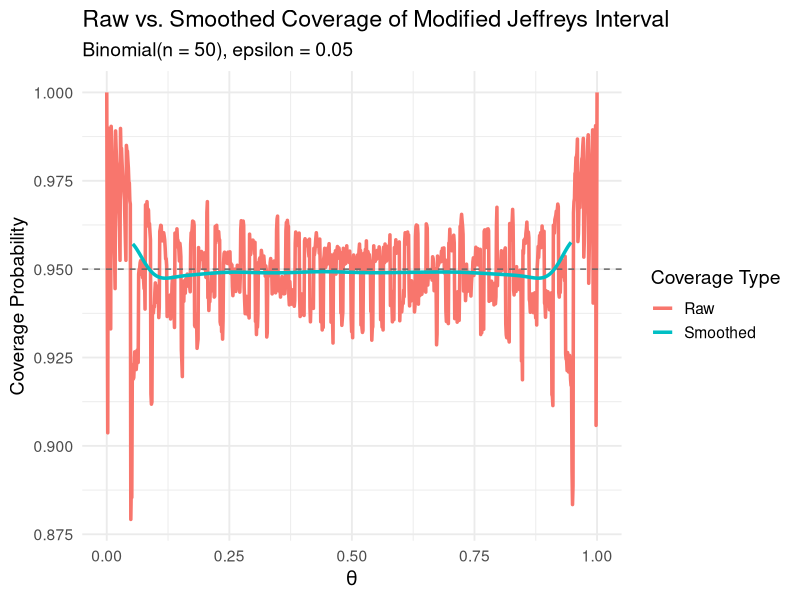
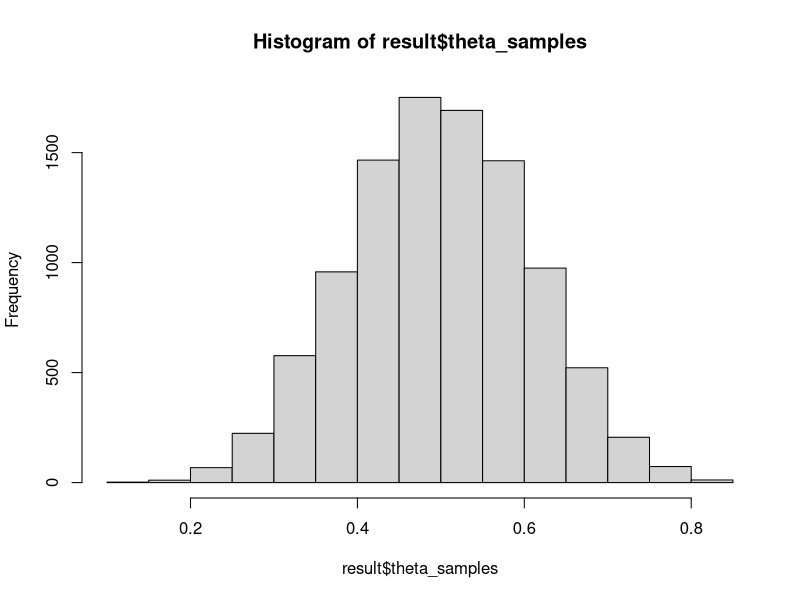
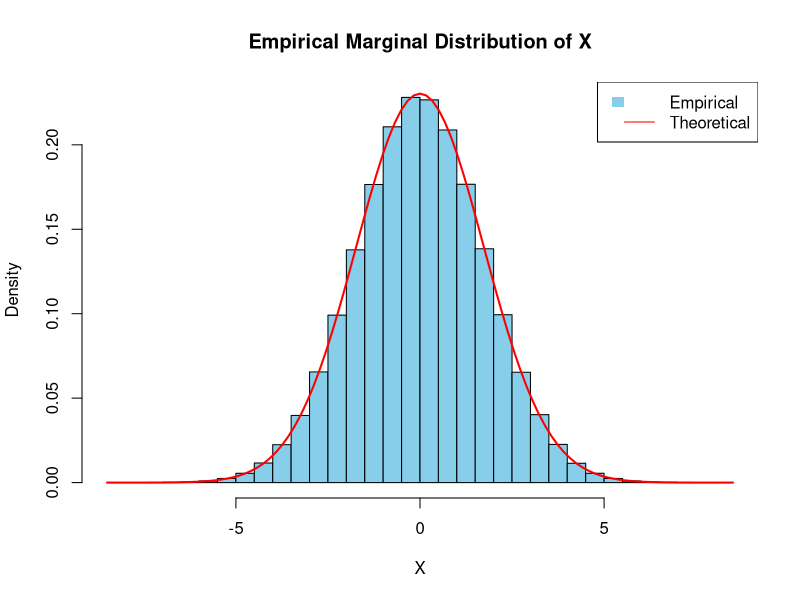
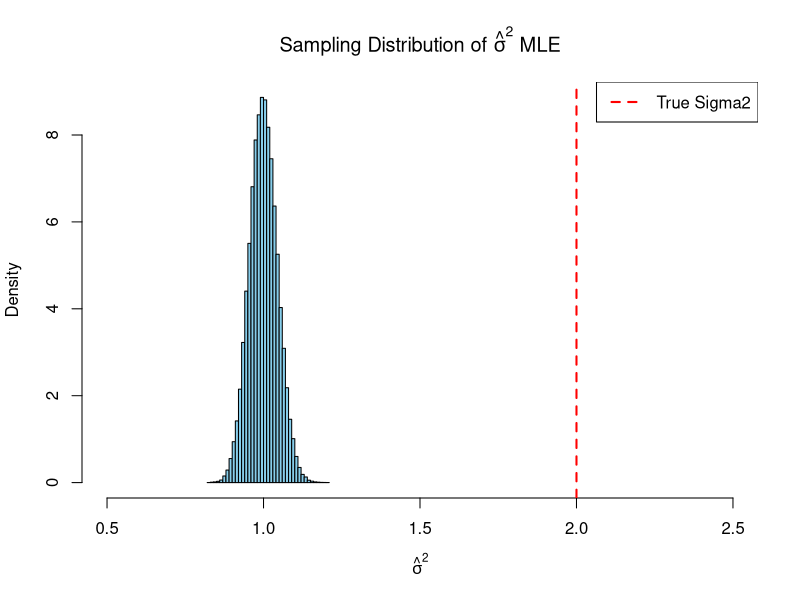

Recreate these plots in R, in order.
library(tidyverse)

#interplay of Bayesian and Frequentist Analysis
#Code

#Example 2.1
#Data X_1, X_2,...,X_n ~ Poisson(\Theta) iid
#Estimate \Theta=X_bar
#using weighterd squared error.  More weight to \Theta when \Theta is small

#Constants in problem
C <- 0.2       #maximum expected loss
theta_0 <- 4   #guess
theta_U <- 9    #upper bound

##Compute sample size frequentist manner
n_point <- ceiling(sqrt(theta_0)/C)
n_worst <- ceiling(sqrt(theta_U)/C)

#Bayesian estimate
alpha <- 3
beta <- 1

prior_density <- function(theta) dgamma(theta, shape = alpha, rate = beta)
expected_sqrt_theta <- integrate(function(theta) sqrt(theta) * prior_density(theta), lower = 0, upper = Inf)$value

n_bayes <- ceiling(expected_sqrt_theta / C)

#Comparison
sample_size_df <- data.frame(
  Method = c("Point estimate", "Worst-case", "Bayesian (Gamma prior)"),
  SampleSize = c(n_point, n_worst, n_bayes)
)
print(sample_size_df)

#Exact output may change depending on seed


##Next portion discusses, an optimal design for analyzing \Theta depends on
##what the true \Theta is.  Need to account for uncertainty over the data that
##you'll observe and the true value of \Theta
##Bayesian expected power gives a much more holistic picture of how well a test
##will perform

#Poisson distribution assumption
freq.vs.bayes.power.calc <- function(theta_null, theta_alt, alpha, n,
                                     prior_a, prior_b){
  #crtical value calculation
  lambda_null <- n * theta_null
  crit_val <- qpois(1 - alpha, lambda_null)
  
  #power at thet_alt
  lambda_alt <- n * theta_alt
  classical_power <- 1 - ppois(crit_val, lambda_alt)
  
  #bayesian expected power
  #computes power at a given theta * prior prob at that given theta
  power_function <- function(theta) {
    lambda <- n * theta
    prob <- 1 - ppois(crit_val, lambda)  #power
    prob * dgamma(theta, shape = prior_a, rate = prior_b)  #weight
  }
  
  #lets us compute the expected power, integrates region of alternative hypothesis
  bayes_expected_power <- integrate(power_function, lower = 2, upper = Inf)$value
  
  power_df <- data.frame(
    Method = c("Classical", "Bayesian Expected Power"),
    Power = c(classical_power, bayes_expected_power)
  )
  
  return(power_df)
}


computation <- freq.vs.bayes.power.calc(theta_null = 2, theta_alt = 3, alpha = 0.05,
                                        n=10, prior_a = 5, prior_b = 2)


#Example 2.2
#basically recreating the coverage computations and plots from Brown, Cai, and DasGupta in 2001
#parameters
n <- 50
theta_grid <- seq(0.0, 1.0, length.out = 1000)
n_sim <- 10000

#need a function to compute CJ*
cj_star <- function(x, n, conf_level = 0.95) {
  alpha <- 1 - conf_level
  lower <- if (x == n) qbeta((alpha/2), (x+0.5), (n-x+0.5)) else qbeta((alpha/2), (x+0.5), (n-x+0.5))
  upper <- if (x == 0) qbeta((1-alpha/2), (x+0.5), (n-x+0.5)) else qbeta((1-alpha/2), (x+0.5), (n-x+0.5))
  
  #override lower and upper bounds if x==0 or x==n (edge cases)
  if (x == 0) lower <- 0
  if (x == n) upper <- 1
  
  #returns this interval as a vector
  c(lower, upper)
}

#actually do simulation
coverage <- sapply(theta_grid, function(theta) {
  x_vals <- rbinom(n_sim, size = n, prob = theta)
  
  #for each simulated set of s values, compute the CI using the cj star function
  intervals <- t(sapply(x_vals, cj_star, n = n))
  
  #check if the true theta falls inside the interval
  mean(theta >= intervals[, 1] & theta <= intervals[, 2])
})

#kernel smoothing process
#need to define a kernel smoothing function
a_theta <- function(theta, epsilon) {
  if (theta <= epsilon) return(1 - (2*epsilon))
  if (theta >= (1-epsilon)) return((1/epsilon) - 3 + (2*epsilon))
  return(((theta*(1 - theta)/(epsilon^2) - 1))*theta)
}


epsilon <- 0.05

#computing smoothed kernel coverage
smoothed_coverage <- sapply(theta_grid, function(t0) {
  a <- a_theta(t0, epsilon)
  b <- a_theta(1 - t0, epsilon)
  weights <- dbeta(theta_grid, a, b)
  sum(coverage*weights)/sum(weights)
})


#plot this
coverage_df <- data.frame(
  theta = theta_grid,
  Raw = coverage,
  Smoothed = smoothed_coverage
)

coverage_long <- coverage_df %>%
  pivot_longer(
    cols = c(Raw, Smoothed),
    names_to = "Type",
    values_to = "Coverage")

#plot this stuff
plot1 <- ggplot(coverage_long, aes(x = theta, y = Coverage, color = Type)) +
  geom_line(size = 1.2) +
  geom_hline(yintercept = 0.95, linetype = "dashed", color = "gray40") +
  labs(
    title = "Raw vs. Smoothed Coverage of Modified Jeffreys Interval",
    subtitle = paste("Binomial(n = 50), epsilon =", epsilon),
    x = expression(theta),
    y = "Coverage Probability",
    color = "Coverage Type"
  ) +
  theme_minimal(base_size = 14)

plot1


#Example 3.1
#Medical diagnosis
comp.diagnosis.interval <- function(x, n, alpha=0.05, n_sim=10000){
  #input check
  if (length(x) != 3 || length(n) != 3) {
    stop("x and n must be vectors of length 3: (x0, x1, x2) and (n0, n1, n2)")
  }
  
  #need to sample from the p_i posterior distributions
  p_samples <- mapply(function(xi, ni) {
    rbeta(n_sim, shape1 = xi + 0.5, shape2 = ni - xi + 0.5)
  }, x, n)
  
  p0 <- p_samples[, 1]
  p1 <- p_samples[, 2]
  p2 <- p_samples[, 3]
  
  #compute theta
  theta_samples <- (p0*p1) / (p0*p1 + (1 - p0)*p2)
  
  lower <- quantile(theta_samples, probs = alpha / 2)
  upper <- quantile(theta_samples, probs = 1 - alpha / 2)
  
  return(list(
    lower = lower,
    upper = upper,
    credible_interval = c(lower, upper),
    theta_samples = theta_samples
  ))
}

x_vec <- c(10, 90, 10)
n_vec <- c(100, 100, 100)

result <- comp.diagnosis.interval(x = x_vec, n = n_vec)
print(result$credible_interval)
hist(result$theta_samples)


#exploring marginal distribbution for example 3.3
tau <- 2
sigma <- 1
n <- 1000000

mu <- rnorm(n, mean = 0, sd = sqrt(tau))
x <- rnorm(n, mean = mu, sd = sqrt(sigma))

#theoretical marginal: N(0, tau + sigma)
hist(x, breaks = 50, probability = TRUE, col = "skyblue",
     main = "Empirical Marginal Distribution of X",
     xlab = "X")

curve(dnorm(x, mean = 0, sd = sqrt(tau + sigma)),
      col = "red", lwd = 2, add = TRUE)
legend("topright", legend = c("Empirical", "Theoretical"),
       fill = c("skyblue", NA), border = NA, lty = c(NA, 1), col = c("skyblue", "red"))



#Example 3.4
simulat_neyman_scott <- function(n=100, sigma2_true=2){
  #generate mu_i
  mu <- rnorm(n, mean = 0, sd=1)
  
  #observations X_ij
  x1 <- rnorm(n, mean = mu, sd = sqrt(sigma2_true))
  x2 <- rnorm(n, mean = mu, sd = sqrt(sigma2_true))
  
  #compute mle 
  sigma2_mle <- (1/(4*n))*sum((x1 - x2)^2)
  return(sigma2_mle)
}


#run simulations of this
n_groups <- 1000   
sigma2_true <- 2
n_reps_3.4 <- 100000

mle_NS_estimates <- replicate(n_reps_3.4, simulat_neyman_scott(n=n_groups, sigma2_true = sigma2_true))

#summary
mean_mle <- mean(mle_NS_estimates)
bias <- mean_mle - sigma2_true

cat("True sigma2:", sigma2_true, "\n")
cat("Mean of MLE estimates:", round(mean_mle, 4), "\n")
cat("Bias:", round(bias, 4), "\n")

#plot this
hist(mle_NS_estimates, breaks = 50, col = "skyblue", probability = TRUE,
     main = expression(paste("Sampling Distribution of ", hat(sigma)^2, " MLE")),
     xlab = expression(hat(sigma)^2),
     xlim = c(0.5,2.5))
abline(v = sigma2_true, col = "red", lwd = 2, lty = 2)
legend("topright", legend = c("True Sigma2"), col = "red", lty = 2, lwd = 2)
